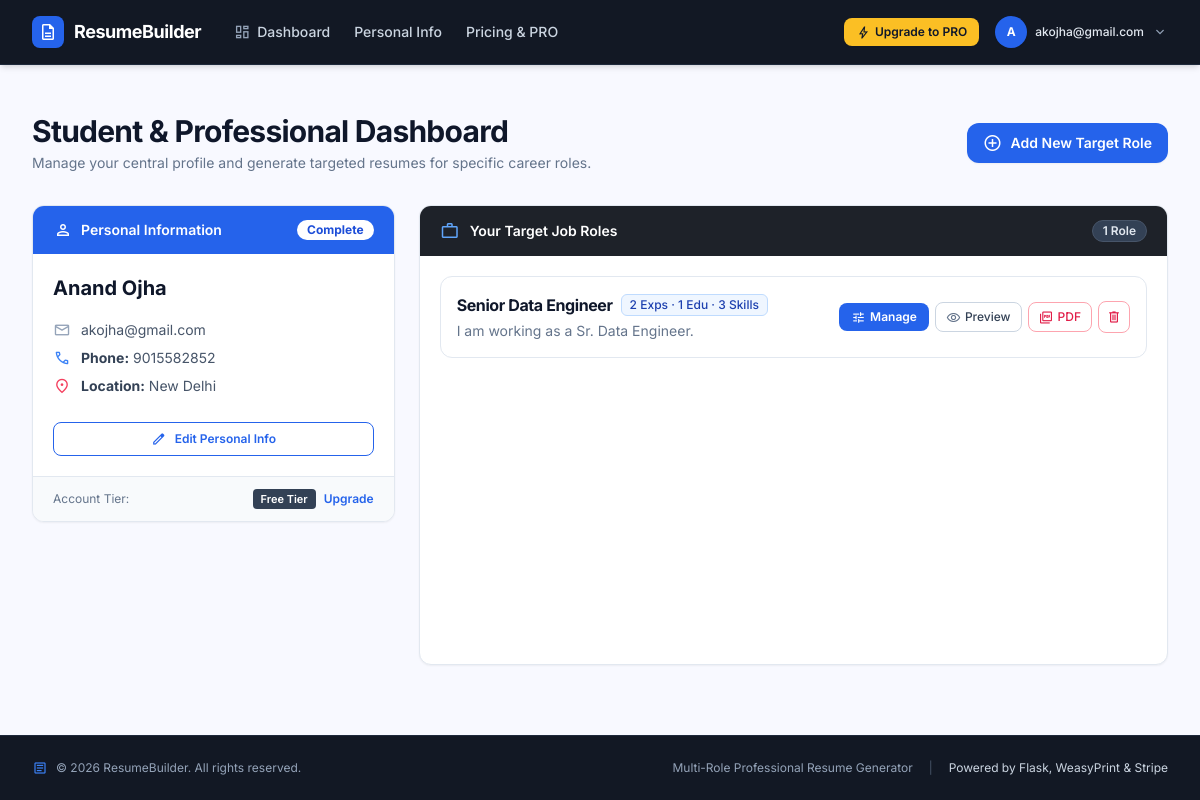
Before: /dashboard/ (signed in) with the older database file.
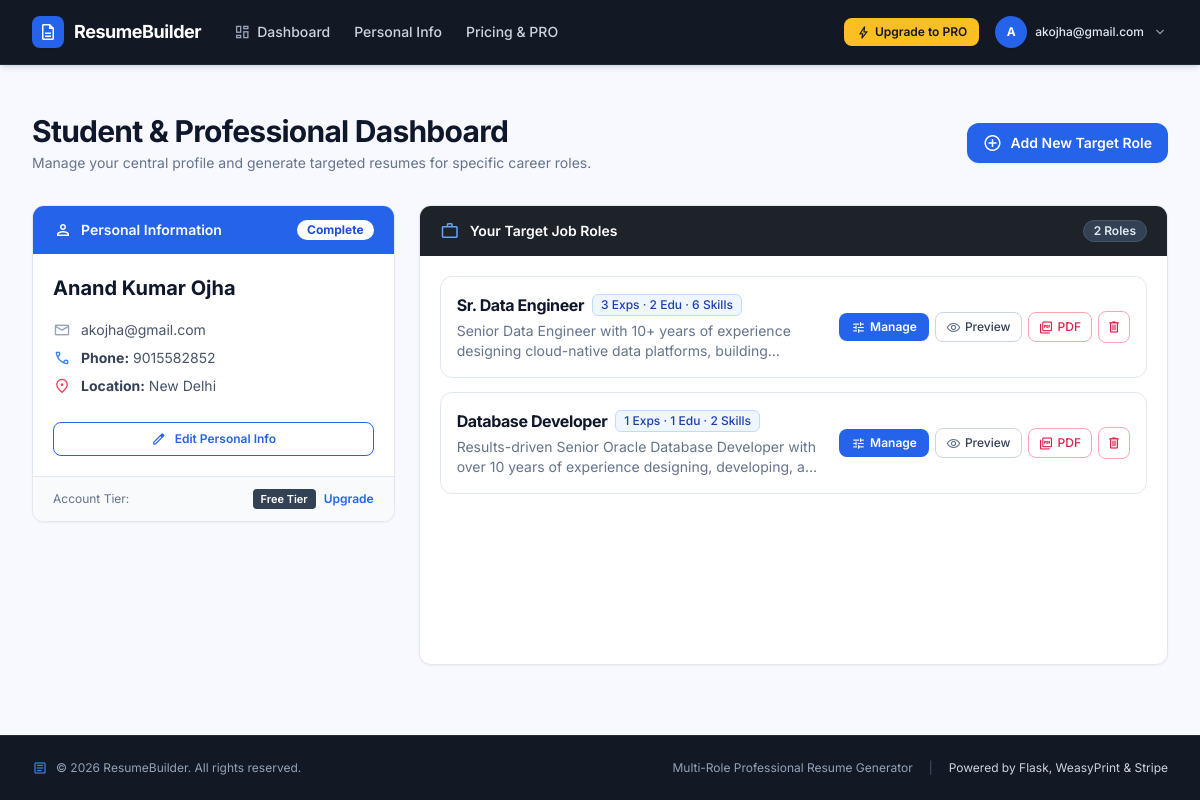
After: the same page with the newer database file.
### app/models.py (models this page shows)
class PersonalInfo(db.Model):
    id = db.Column(db.Integer, primary_key=True)
    user_id = db.Column(db.Integer, db.ForeignKey('user.id'), nullable=False)
    first_name = db.Column(db.String(50), nullable=False)
    last_name = db.Column(db.String(50), nullable=False)
    phone = db.Column(db.String(20))
    address = db.Column(db.String(200))
    linkedin = db.Column(db.String(120))
    portfolio = db.Column(db.String(120))

class ResumeRole(db.Model):
    id = db.Column(db.Integer, primary_key=True)
    user_id = db.Column(db.Integer, db.ForeignKey('user.id'), nullable=False)
    role_name = db.Column(db.String(100), nullable=False)
    summary = db.Column(db.Text)
    experiences = db.relationship('Experience', backref='role', lazy=True, cascade="all, delete-orphan")
    educations = db.relationship('Education', backref='role', lazy=True, cascade="all, delete-orphan")
    skills = db.relationship('Skill', backref='role', lazy=True, cascade="all, delete-orphan")

### app/dashboard/routes.py (the view)
@dashboard.route('/')
@login_required
def index():
    personal_info = PersonalInfo.query.filter_by(user_id=current_user.id).first()
    roles = ResumeRole.query.filter_by(user_id=current_user.id).all()
    return render_template('dashboard/index.html', personal_info=personal_info, roles=roles)

### app/models.py (called while the page is built)
@login_manager.user_loader
def load_user(user_id):
    return db.session.get(User, int(user_id))

### app/templates/dashboard/index.html (shortened to what the changed rows need)
{% extends 'base.html' %}
{% block content %}
<div class="max-w-7xl w-full mx-auto px-4 sm:px-6 lg:px-8 py-8 flex-grow">
    <div class="flex flex-col sm:flex-row sm:items-center sm:justify-between gap-4 mb-8">
        <div>
            <h1 class="text-2xl sm:text-3xl font-bold text-slate-900 tracking-tight">
                Student &amp; Professional Dashboard
            </h1>
        </div>
    </div>
    <div class="grid grid-cols-1 lg:grid-cols-12 gap-6 items-start">
        <section class="lg:col-span-4 bg-white rounded-xl border border-slate-200 shadow-sm overflow-hidden flex flex-col">
            <div class="bg-blue-600 px-5 py-3.5 flex items-center justify-between text-white">
                <div class="flex items-center space-x-2">
                    <h2 class="font-semibold text-sm">Personal Information</h2>
                </div>
            </div>
            <div class="p-5 space-y-3.5 flex-grow">
                {% if personal_info and personal_info.first_name %}
                    <h3 class="text-xl font-bold text-slate-900">{{ personal_info.first_name }} {{ personal_info.last_name }}</h3>
                    <div class="space-y-2 text-sm text-slate-600 pt-1">
                        <div class="flex items-center space-x-2.5">
                            <span class="material-symbols-outlined text-slate-400 text-[18px]">mail</span>
                            <span class="truncate">{{ current_user.email }}</span>
                        </div>
                        {% if personal_info.phone %}
                            <div class="flex items-center space-x-2.5">
                                <span class="material-symbols-outlined text-blue-500 text-[18px]">phone</span>
                                <span><strong class="text-slate-700">Phone:</strong> {{ personal_info.phone }}</span>
                            </div>
                        {% endif %}
                        {% if personal_info.address %}
                            <div class="flex items-center space-x-2.5">
                                <span class="material-symbols-outlined text-rose-500 text-[18px]">location_on</span>
                                <span><strong class="text-slate-700">Location:</strong> {{ personal_info.address }}</span>
                            </div>
                        {% endif %}
                    </div>
                {% endif %}
                <div class="pt-3">
                    <a href="{{ url_for('dashboard.personal_info') }}" class="w-full inline-flex items-center justify-center space-x-2 border border-blue-600 text-blue-600 hover:bg-blue-50 font-semibold text-xs py-2 px-3 rounded-lg transition-colors">
                        <span class="material-symbols-outlined text-[16px]">edit</span>
                        <span>{{ 'Edit Personal Info' if (personal_info and personal_info.first_name) else 'Fill Personal Information' }}</span>
                    </a>
                </div>
            </div>
        </section>
        <section class="lg:col-span-8 bg-white rounded-xl border border-slate-200 shadow-sm overflow-hidden flex flex-col min-h-[460px]">
            <div class="bg-[#1e2229] px-5 py-3.5 flex items-center justify-between text-white">
                <div class="flex items-center space-x-2.5">
                    <span class="material-symbols-outlined text-blue-400 text-[20px]">work</span>
                    <h2 class="font-semibold text-sm">Your Target Job Roles</h2>
                </div>
                <span class="bg-slate-700 text-slate-200 text-xs font-semibold px-2.5 py-0.5 rounded-full border border-slate-600">
                    {{ roles|length }} Role{{ 's' if roles|length != 1 else '' }}
                </span>
            </div>
            <div class="p-5 flex-grow">
                {% if roles %}
                    <div class="space-y-3.5">
                        {% for role in roles %}
                            <div class="border border-slate-200 rounded-xl p-4 bg-white flex flex-col md:flex-row md:items-center justify-between gap-4 hover:border-slate-300 hover:shadow-xs transition-all">
                                <div class="space-y-1">
                                    <div class="flex flex-wrap items-center gap-2">
                                        <h3 class="text-base font-bold text-slate-900 tracking-tight">{{ role.role_name }}</h3>
                                        <span class="inline-flex items-center bg-blue-50 border border-blue-200 text-blue-800 text-xs font-medium px-2 py-0.5 rounded-md">
                                            {{ role.experiences|length }} Exps · {{ role.educations|length }} Edu · {{ role.skills|length }} Skills
                                        </span>
                                    </div>
                                    <p class="text-xs sm:text-sm text-slate-500 line-clamp-2 max-w-xl">
                                        {{ role.summary or 'No summary provided.' }}
                                    </p>
                                </div>
                                <div class="flex items-center flex-wrap gap-1.5 self-start md:self-center shrink-0">
                                    <a href="{{ url_for('dashboard.role_detail', role_id=role.id) }}" class="inline-flex items-center space-x-1 bg-blue-600 hover:bg-blue-700 text-white text-xs font-semibold px-3 py-1.5 rounded-lg transition-colors shadow-xs">
                                        <span class="material-symbols-outlined text-[15px]">tune</span>
                                        <span>Manage</span>
                                    </a>
                                    <a href="{{ url_for('resume.preview_resume', role_id=role.id) }}" class="inline-flex items-center space-x-1 bg-white border border-slate-300 hover:bg-slate-50 text-slate-700 text-xs font-medium px-2.5 py-1.5 rounded-lg transition-colors" title="Preview Resume in Browser">
                                        <span class="material-symbols-outlined text-[15px] text-slate-500">visibility</span>
                                        <span>Preview</span>
                                    </a>
                                    <a href="{{ url_for('resume.download_pdf', role_id=role.id) }}" class="inline-flex items-center space-x-1 bg-white border border-rose-300 hover:bg-rose-50 text-rose-600 text-xs font-medium px-2.5 py-1.5 rounded-lg transition-colors" title="Download PDF Resume">
                                        <span class="material-symbols-outlined text-[15px]">picture_as_pdf</span>
                                        <span>PDF</span>
                                    </a>
                                    <form action="{{ url_for('dashboard.delete_role', role_id=role.id) }}" method="POST" class="inline" onsubmit="return confirm('Are you sure you want to delete \'{{ role.role_name }}\' and all its associated items?');">
                                        <button type="submit" class="inline-flex items-center justify-center bg-white border border-rose-300 hover:bg-rose-50 text-rose-600 text-xs p-1.5 rounded-lg w-8 h-8 transition-colors" title="Delete Role">
                                            <span class="material-symbols-outlined text-[16px]">delete</span>
                                        </button>
                                    </form>
                                </div>
                            </div>
                        {% endfor %}
                    </div>
                {% endif %}
            </div>
        </section>
    </div>
</div>
{% endblock %}

Changed rows visible on the page:
changed PersonalInfo "Ojha": first_name "Anand" → "Anand Kumar"
changed ResumeRole: role_name "Senior Data Engineer" → "Sr. Data Engineer"; experiences|length "2" → "3"; educations|length "1" → "2"; skills|length "3" → "6"; summary "I am working as a Sr. Data Engineer." → "Senior Data Engineer with 10+ years of experience designing cloud-native data platforms,…"
added ResumeRole: role_name "Database Developer", experiences|length "1", educations|length "1", skills|length "2", summary "Results-driven Senior Oracle Database Developer with over 10 years of experience designing, developing,…"
Other visible differences:
{{ roles|length }}: "1" → "2"
{{ 's' if roles|length != 1 else '' }}: (not shown) → "s"
